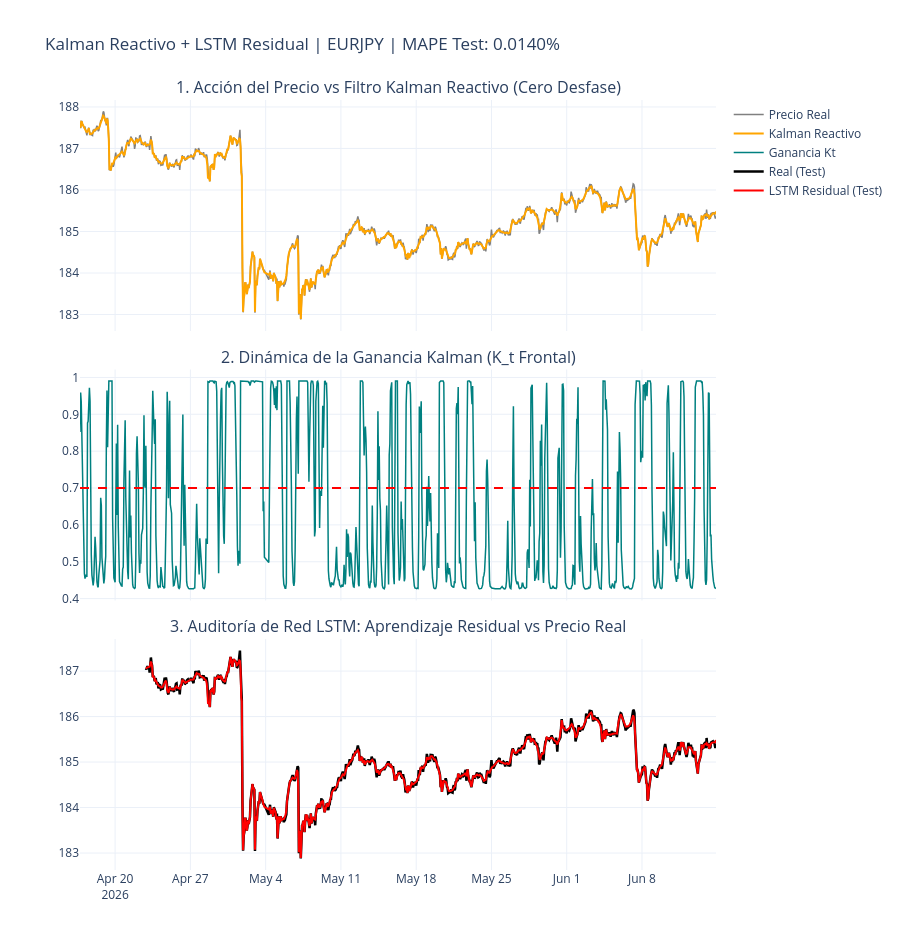

The notebook cell saved with this chart:
### Code cell
# =====================================================================
# 4. PREDICCIÓN Y RECONSTRUCCIÓN DEL PRECIO ABSOLUTO
# =====================================================================

# Train
print("Entrenando cerebro de auditoría...")
# TF: Entrenamiento de la red con validación interna del 15%
model_audit.fit(X_train_h, y_train_h, validation_split=0.15, epochs=60, batch_size=32, callbacks=[early_stop_audit], verbose=0)

# Predict
# TF: Predicción de residuos normalizados sobre el test oculto
pred_t_norm = model_audit.predict(X_test_h, verbose=0)
# sklearn: Desnormalización de predicciones a escala JPY
pred_t_res = scaler_y_h.inverse_transform(pred_t_norm).flatten()

# Alineación matemática de vectores temporales
kalman_test_base = senal_k_h[T + limite_train_h :]                      # Base de Kalman para test
pred_test_real = kalman_test_base + pred_t_res                            # Reconstrucción: Kalman + Residuo predicho
reales_test = p_real_h[T + limite_train_h :]                            # Precios reales de control (Test)
fechas_test = fechas_h[T + limite_train_h :]                            # Fechas correspondientes al test

# =====================================================================
# 5. RENDERIZADO DEL DASHBOARD DE 3 PANELES (CON GANANCIA KT RESTAURADA)
# =====================================================================
vista = -1000                                                           # Ventana de visualización (últimas 1000h)
f_vista = fechas_h[vista:]                                              # Fechas históricas de control
p_real_vista = p_real_h[vista:]                                         # Precios históricos de control
k_senal_vista = senal_k_h[vista:]                                       # Señal Kalman histórica de control

# Plotly: Inicialización del dashboard de 3 niveles
fig = make_subplots(
    rows=3, cols=1, shared_xaxes=True,
    vertical_spacing=0.05,
    subplot_titles=(
        '1. Acción del Precio vs Filtro Kalman Reactivo (Cero Desfase)',
        '2. Dinámica de la Ganancia Kalman (K_t Frontal)',
        '3. Auditoría de Red LSTM: Aprendizaje Residual vs Precio Real'
    )
)

# PANEL 1: Precio Real vs Kalman Reactivo
fig.add_trace(go.Scatter(x=f_vista, y=p_real_vista, mode='lines', name='Precio Real', line=dict(color='gray', width=1.5)), row=1, col=1)
fig.add_trace(go.Scatter(x=f_vista, y=k_senal_vista, mode='lines', name='Kalman Reactivo', line=dict(color='orange', width=2)), row=1, col=1)

# PANEL 2: Dinámica de la Ganancia Kalman (Kt)
fig.add_trace(go.Scatter(x=f_vista, y=kt_vista[vista:], mode='lines', name='Ganancia Kt', line=dict(color='teal', width=1.5)), row=2, col=1)
fig.add_hline(y=0.70, line_dash="dash", line_color="red", row=2, col=1) # Límite superior de control

# PANEL 3: Comparativa de Validación LSTM (Test Oculto)
f_test_v = fechas_test[vista:] if len(fechas_test) > abs(vista) else fechas_test
r_test_v = reales_test[vista:] if len(reales_test) > abs(vista) else reales_test
p_test_v = pred_test_real[vista:] if len(pred_test_real) > abs(vista) else pred_test_real

fig.add_trace(go.Scatter(x=f_test_v, y=r_test_v, mode='lines', name='Real (Test)', line=dict(color='black', width=2.5)), row=3, col=1)
fig.add_trace(go.Scatter(x=f_test_v, y=p_test_v, mode='lines', name='LSTM Residual (Test)', line=dict(color='red', width=2)), row=3, col=1)

# Cálculo de la métrica de error promedio (MAPE)
mape_test = np.nanmean(np.abs((r_test_v - p_test_v) / r_test_v)) * 100
fig.update_layout(height=950, hovermode='x unified', template='plotly_white',
                  title_text=f"Kalman Reactivo + LSTM Residual | {symb} | MAPE Test: {mape_test:.4f}%")

# Plotly: Oclusión de fines de semana para evitar vacíos visuales
fig.update_xaxes(rangebreaks=[dict(bounds=["sat", "mon"])], row=1, col=1)
fig.update_xaxes(rangebreaks=[dict(bounds=["sat", "mon"])], row=2, col=1)
fig.update_xaxes(rangebreaks=[dict(bounds=["sat", "mon"])], row=3, col=1)

fig.show()

### Figure 1 — Plotly figure (JSON) as saved in the notebook; plotly's stock layout.template omitted (floating-point values rounded to 4 significant figures; data arrays with more than 128 entries replaced by an {"elided": "..."} marker saying what was removed)
{"data": [{"line": {"color": "gray", "width": 1.5}, "mode": "lines", "name": "Precio Real", "type": "scatter", "x": {"elided": "1000 str values"}, "xaxis": "x", "y": {"elided": "1000 float values"}, "yaxis": "y"}, {"line": {"color": "orange", "width": 2}, "mode": "lines", "name": "Kalman Reactivo", "type": "scatter", "x": {"elided": "1000 str values"}, "xaxis": "x", "y": {"elided": "1000 float values"}, "yaxis": "y"}, {"line": {"color": "teal", "width": 1.5}, "mode": "lines", "name": "Ganancia Kt", "type": "scatter", "x": {"elided": "1000 str values"}, "xaxis": "x2", "y": {"elided": "1000 float values"}, "yaxis": "y2"}, {"line": {"color": "black", "width": 2.5}, "mode": "lines", "name": "Real (Test)", "type": "scatter", "x": {"elided": "898 str values"}, "xaxis": "x3", "y": {"elided": "898 float values"}, "yaxis": "y3"}, {"line": {"color": "red", "width": 2}, "mode": "lines", "name": "LSTM Residual (Test)", "type": "scatter", "x": {"elided": "898 str values"}, "xaxis": "x3", "y": {"elided": "898 float values"}, "yaxis": "y3"}], "layout": {"annotations": [{"font": {"size": 16}, "showarrow": false, "text": "1. Acción del Precio vs Filtro Kalman Reactivo (Cero Desfase)", "x": 0.5, "xanchor": "center", "xref": "paper", "y": 1, "yanchor": "bottom", "yref": "paper"}, {"font": {"size": 16}, "showarrow": false, "text": "2. Dinámica de la Ganancia Kalman (K_t Frontal)", "x": 0.5, "xanchor": "center", "xref": "paper", "y": 0.65, "yanchor": "bottom", "yref": "paper"}, {"font": {"size": 16}, "showarrow": false, "text": "3. Auditoría de Red LSTM: Aprendizaje Residual vs Precio Real", "x": 0.5, "xanchor": "center", "xref": "paper", "y": 0.3, "yanchor": "bottom", "yref": "paper"}], "height": 950, "hovermode": "x unified", "shapes": [{"line": {"color": "red", "dash": "dash"}, "type": "line", "x0": 0, "x1": 1, "xref": "x2 domain", "y0": 0.7, "y1": 0.7, "yref": "y2"}], "title": {"text": "Kalman Reactivo + LSTM Residual | EURJPY | MAPE Test: 0.0140%"}, "xaxis": {"anchor": "y", "domain": [0, 1], "matches": "x3", "rangebreaks": [{"bounds": ["sat", "mon"]}], "showticklabels": false}, "xaxis2": {"anchor": "y2", "domain": [0, 1], "matches": "x3", "rangebreaks": [{"bounds": ["sat", "mon"]}], "showticklabels": false}, "xaxis3": {"anchor": "y3", "domain": [0, 1], "rangebreaks": [{"bounds": ["sat", "mon"]}]}, "yaxis": {"anchor": "x", "domain": [0.7, 1]}, "yaxis2": {"anchor": "x2", "domain": [0.35, 0.65]}, "yaxis3": {"anchor": "x3", "domain": [0, 0.3]}}}
